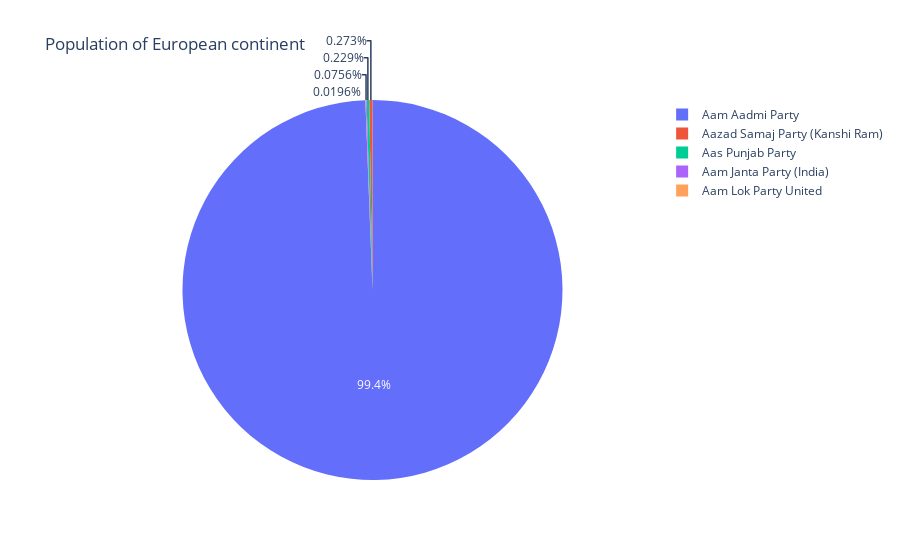

Notebook code for this chart:
### Code cell
# import plotly.express as px
# df = px.data.gapminder().query("year == 2007").query("continent == 'Europe'")
# df.loc[df['pop'] < 2.e6, 'country'] = 'Other countries' # Represent only large countries
fig = px.pie(top_5, values='Total Votes', names='Party', title='Population of European continent')
fig.show()

### Figure 1 — Plotly figure (JSON) as saved in the notebook; plotly's stock layout.template omitted (floating-point values rounded to 4 significant figures)
{"data": [{"domain": {"x": [0, 1], "y": [0, 1]}, "hovertemplate": "Party=%{label}<br>Total Votes=%{value}<extra></extra>", "labels": ["Aam Aadmi Party", "Aazad Samaj Party (Kanshi Ram)", "Aas Punjab Party", "Aam Janta Party (India)", "Aam Lok Party United"], "legendgroup": "", "name": "", "showlegend": true, "type": "pie", "values": [3521564, 9680, 8114, 2678, 695]}], "layout": {"legend": {"tracegroupgap": 0}, "title": {"text": "Population of European continent"}}}
